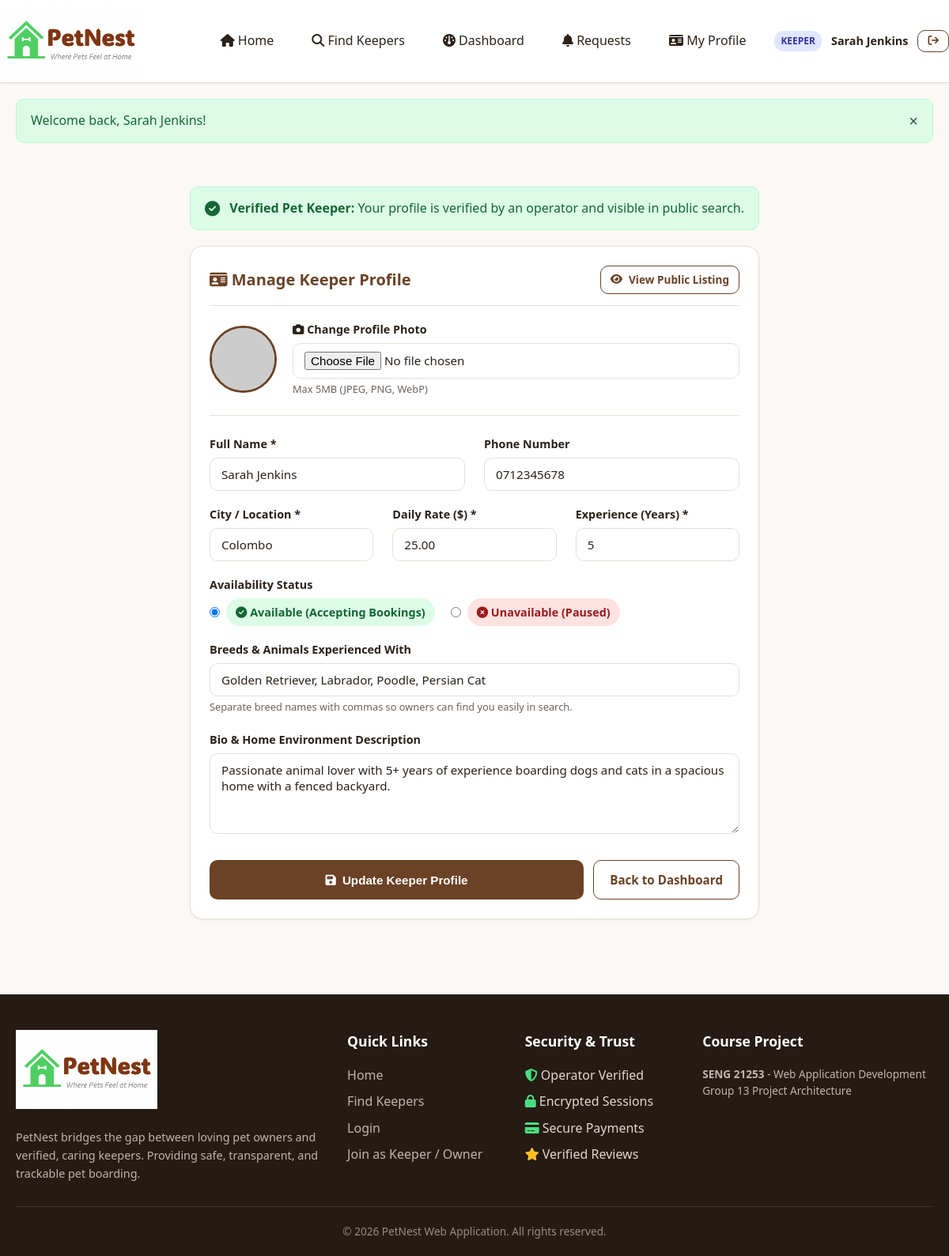
Page /keeper/profile.php (signed in) on the committed database.
### tables this page shows
CREATE TABLE `keeper_profiles` (
  `profile_id` INT AUTO_INCREMENT PRIMARY KEY,
  `user_id` INT NOT NULL,
  `bio` TEXT DEFAULT NULL,
  `location` VARCHAR(100) NOT NULL,
  `price_per_day` DECIMAL(10,2) NOT NULL DEFAULT 20.00,
  `breeds_experienced` TEXT DEFAULT NULL,
  `availability_status` ENUM('available', 'unavailable') NOT NULL DEFAULT 'available',
  `years_experience` INT DEFAULT 1,
  `is_verified` TINYINT(1) DEFAULT 0,
  CONSTRAINT `fk_keeper_user` FOREIGN KEY (`user_id`) REFERENCES `users` (`user_id`) ON DELETE CASCADE
);

CREATE TABLE `users` (
  `user_id` INT AUTO_INCREMENT PRIMARY KEY,
  `full_name` VARCHAR(100) NOT NULL,
  `email` VARCHAR(150) NOT NULL UNIQUE,
  `password` VARCHAR(255) NOT NULL,
  `phone` VARCHAR(20) DEFAULT NULL,
  `role` ENUM('admin', 'operator', 'owner', 'keeper') NOT NULL DEFAULT 'owner',
  `profile_photo` VARCHAR(255) DEFAULT 'default_avatar.png',
  `created_at` TIMESTAMP DEFAULT CURRENT_TIMESTAMP,
  `is_active` TINYINT(1) DEFAULT 1
);

### keeper/profile.php (the view, shortened to what this page needs)
<?php
require_once __DIR__ . '/../includes/header.php';
$userId = (int)$_SESSION['user_id'];
try {
    $stmt = $pdo->prepare("
        SELECT u.full_name, u.email, u.phone, u.profile_photo,
               kp.profile_id, kp.bio, kp.location, kp.price_per_day,
               kp.breeds_experienced, kp.availability_status, kp.years_experience, kp.is_verified
        FROM users u
        LEFT JOIN keeper_profiles kp ON u.user_id = kp.user_id
        WHERE u.user_id = ?
        LIMIT 1
    ");
    $stmt->execute([$userId]);
    $keeper = $stmt->fetch();
} catch (PDOException $e) {
    setFlash('danger', 'Database error: ' . $e->getMessage());
    redirect('/keeper/dashboard.php');
}
$fullName           = $keeper['full_name'];
$phone              = $keeper['phone'];
$profilePhoto       = $keeper['profile_photo'];
$bio                = $keeper['bio'];
$location           = $keeper['location'];
$pricePerDay        = $keeper['price_per_day'];
$breedsExperienced  = $keeper['breeds_experienced'];
$availabilityStatus = $keeper['availability_status'];
$yearsExperience    = $keeper['years_experience'];
$isVerified         = (int)$keeper['is_verified'];
?>
<div class="container" style="max-width: 760px; padding: 35px 20px;">
    <?php if ($isVerified === 1): ?>
        <div class="alert alert-success" style="display: flex; align-items: center; gap: 10px;">
            <i class="fa-solid fa-circle-check" style="font-size: 1.2rem;"></i>
            <span><strong>Verified Pet Keeper:</strong> Your profile is verified by an operator and visible in public search.</span>
        </div>
    <?php endif; ?>
    <div class="card">
        <div class="card-header">
            <h2 class="card-title"><i class="fa-solid fa-id-card"></i> Manage Keeper Profile</h2>
            <a href="<?= BASE_URL ?>/keeper_profile.php?id=<?= $userId ?>" class="btn btn-outline btn-sm" target="_blank">
                <i class="fa-solid fa-eye"></i> View Public Listing
            </a>
        </div>
        <form action="<?= BASE_URL ?>/keeper/profile.php" method="POST" enctype="multipart/form-data" style="margin-top: 15px;">
            <div style="display: flex; gap: 20px; align-items: center; margin-bottom: 24px; padding-bottom: 20px; border-bottom: 1px solid var(--border-color); flex-wrap: wrap;">
                <img src="<?= BASE_URL ?>/uploads/profiles/<?= htmlspecialchars($profilePhoto) ?>"
                     onerror="this.src='https://ui-avatars.com/api/?name=<?= urlencode($fullName) ?>&background=6B4226&color=fff&size=100'"
                     alt="Profile Avatar"
                     style="width: 85px; height: 85px; border-radius: 50%; object-fit: cover; border: 3px solid var(--primary);">
                <div style="flex: 1; min-width: 220px;">
                    <label class="form-label" for="profile_photo"><i class="fa-solid fa-camera"></i> Change Profile Photo</label>
                    <input type="file" id="profile_photo" name="profile_photo" class="form-control" accept="image/jpeg,image/png,image/webp">
                    <small style="color: var(--text-muted); font-size: 0.8rem;">Max 5MB (JPEG, PNG, WebP)</small>
                </div>
            </div>
            <div class="grid-2">
                <div class="form-group">
                    <label class="form-label" for="full_name">Full Name *</label>
                    <input type="text" id="full_name" name="full_name" class="form-control" value="<?= htmlspecialchars($fullName) ?>" required>
                </div>
                <div class="form-group">
                    <label class="form-label" for="phone">Phone Number</label>
                    <input type="tel" id="phone" name="phone" class="form-control" value="<?= htmlspecialchars($phone ?? '') ?>" placeholder="e.g. 0771234567">
                </div>
            </div>
            <div class="grid-3">
                <div class="form-group">
                    <label class="form-label" for="location">City / Location *</label>
                    <input type="text" id="location" name="location" class="form-control" value="<?= htmlspecialchars($location) ?>" placeholder="e.g. Colombo" required>
                </div>
                <div class="form-group">
                    <label class="form-label" for="price_per_day">Daily Rate ($) *</label>
                    <input type="number" step="0.5" id="price_per_day" name="price_per_day" class="form-control" value="<?= htmlspecialchars((string)$pricePerDay) ?>" required min="1">
                </div>
                <div class="form-group">
                    <label class="form-label" for="years_experience">Experience (Years) *</label>
                    <input type="number" id="years_experience" name="years_experience" class="form-control" value="<?= htmlspecialchars((string)$yearsExperience) ?>" required min="0" max="50">
                </div>
            </div>
            <div class="form-group">
                <label class="form-label">Availability Status</label>
                <div style="display: flex; gap: 20px; align-items: center;">
                    <label style="display: flex; align-items: center; gap: 8px; cursor: pointer;">
                        <input type="radio" name="availability_status" value="available" <?= $availabilityStatus === 'available' ? 'checked' : '' ?>>
                        <span class="badge badge-available" style="padding: 6px 12px; font-size: 0.9rem;">
                            <i class="fa-solid fa-circle-check"></i> Available (Accepting Bookings)
                        </span>
                    </label>
                    <label style="display: flex; align-items: center; gap: 8px; cursor: pointer;">
                        <input type="radio" name="availability_status" value="unavailable" <?= $availabilityStatus === 'unavailable' ? 'checked' : '' ?>>
                        <span class="badge badge-unavailable" style="padding: 6px 12px; font-size: 0.9rem;">
                            <i class="fa-solid fa-circle-xmark"></i> Unavailable (Paused)
                        </span>
                    </label>
                </div>
            </div>
            <div class="form-group">
                <label class="form-label" for="breeds_experienced">Breeds & Animals Experienced With</label>
                <input type="text" id="breeds_experienced" name="breeds_experienced" class="form-control" value="<?= htmlspecialchars($breedsExperienced ?? '') ?>" placeholder="e.g. Golden Retriever, Labrador, Persian Cats, Senior Dogs">
                <small style="color: var(--text-muted); font-size: 0.8rem;">Separate breed names with commas so owners can find you easily in search.</small>
            </div>
            <div class="form-group">
                <label class="form-label" for="bio">Bio & Home Environment Description</label>
                <textarea id="bio" name="bio" rows="4" class="form-control" placeholder="Describe your home, backyard, experience with pets, daily walking schedule, and love for animals..."><?= htmlspecialchars($bio ?? '') ?></textarea>
            </div>
            <div style="display: flex; gap: 12px; margin-top: 25px;">
                <button type="submit" class="btn btn-primary" style="flex: 1; padding: 12px;">
                    <i class="fa-solid fa-floppy-disk"></i> Update Keeper Profile
                </button>
                <a href="<?= BASE_URL ?>/keeper/dashboard.php" class="btn btn-outline" style="padding: 12px 20px;">Back to Dashboard</a>
            </div>
        </form>
    </div>
</div>
<?php require_once __DIR__ . '/../includes/footer.php'; ?>

### assets/css/style.css (style rules this page uses)
:root { --primary: #6B4226; --primary-hover: #54331C; --primary-light: #F4ECE6; --secondary: #2D5A27; --secondary-hover: #22441D; --secondary-light: #EBF3EA; --accent: #D97706; --accent-light: #FEF3C7; --bg-main: #FBF9F6; --bg-card: #FFFFFF; --text-dark: #2B2118; --text-muted: #6E6259; --border-color: #E8DFD5; --border-focus: #8D5B36; --status-pending-bg: #FEF3C7; --status-pending-text: #92400E; --status-confirmed-bg: #DCFCE7; --status-confirmed-text: #166534; --status-active-bg: #E0E7FF; --status-active-text: #3730A3; --status-completed-bg: #F3E8FF; --status-completed-text: #6B21A8; --status-rejected-bg: #FEE2E2; --status-rejected-text: #991B1B; --status-cancelled-bg: #F3F4F6; --status-cancelled-text: #4B5563; --font-family: 'Segoe UI', system-ui, -apple-system, BlinkMacSystemFont, Roboto, sans-serif; --radius-sm: 6px; --radius-md: 10px; --radius-lg: 16px; --shadow-sm: 0 1px 3px rgba(43, 33, 24, 0.08); --shadow-md: 0 4px 12px rgba(43, 33, 24, 0.10); --shadow-lg: 0 10px 25px rgba(43, 33, 24, 0.12); --transition: all 0.2s ease-in-out; }
*, *::before, *::after { box-sizing: border-box; margin: 0; padding: 0; }
body { font-family: var(--font-family); background-color: var(--bg-main); color: var(--text-dark); line-height: 1.6; min-height: 100vh; display: flex; flex-direction: column; }
a { color: var(--primary); text-decoration: none; transition: var(--transition); }
img { max-width: 100%; height: auto; display: block; }
.container { width: 100%; max-width: 1200px; margin: 0 auto; padding: 0 20px; }
.btn { display: inline-flex; align-items: center; justify-content: center; gap: 8px; padding: 10px 20px; font-size: 0.95rem; font-weight: 600; border-radius: var(--radius-md); border: 1px solid transparent; cursor: pointer; transition: var(--transition); text-decoration: none; }
.btn-primary { background-color: var(--primary); color: #FFFFFF; }
.btn-outline { background-color: transparent; border-color: var(--primary); color: var(--primary); }
.btn-sm { padding: 6px 12px; font-size: 0.85rem; }
.form-group { margin-bottom: 18px; }
.form-label { display: block; font-weight: 600; margin-bottom: 6px; color: var(--text-dark); font-size: 0.9rem; }
.form-control, .form-select, textarea { width: 100%; padding: 10px 14px; font-size: 0.95rem; font-family: inherit; border: 1px solid var(--border-color); border-radius: var(--radius-md); background: #FFFFFF; color: var(--text-dark); transition: var(--transition); }
.card { background: var(--bg-card); border: 1px solid var(--border-color); border-radius: var(--radius-lg); padding: 24px; box-shadow: var(--shadow-sm); transition: var(--transition); }
.card-header { border-bottom: 1px solid var(--border-color); padding-bottom: 14px; margin-bottom: 18px; display: flex; align-items: center; justify-content: space-between; }
.card-title { font-size: 1.25rem; font-weight: 700; color: var(--primary); }
.grid-2 { display: grid; grid-template-columns: repeat(2, 1fr); gap: 24px; }
.grid-3 { display: grid; grid-template-columns: repeat(3, 1fr); gap: 24px; }
.badge { display: inline-block; padding: 4px 10px; font-size: 0.75rem; font-weight: 700; border-radius: 20px; text-transform: capitalize; }
.badge-available { background: #DCFCE7; color: #166534; }
.badge-unavailable { background: #FEE2E2; color: #991B1B; }
.alert { padding: 14px 18px; border-radius: var(--radius-md); margin-bottom: 20px; display: flex; align-items: center; justify-content: space-between; border: 1px solid transparent; }
.alert-success { background: #DCFCE7; color: #166534; border-color: #BBF7D0; }

### rows in the picture
keeper_profiles: full_name "Sarah Jenkins", phone "0712345678", location "Colombo", price_per_day "25.00", years_experience "5", availability_status "☑ Available (Accepting Bookings)", availability_status "☐ Unavailable (Paused)", breeds_experienced "Golden Retriever, Labrador, Poodle, Persian Cat", bio "Passionate animal lover with 5+ years of experience boarding dogs and cats in a spacious home with a fenced backyard."

### other values in the picture
$user['name'] "Sarah Jenkins"
$message "Welcome back, Sarah Jenkins!"
